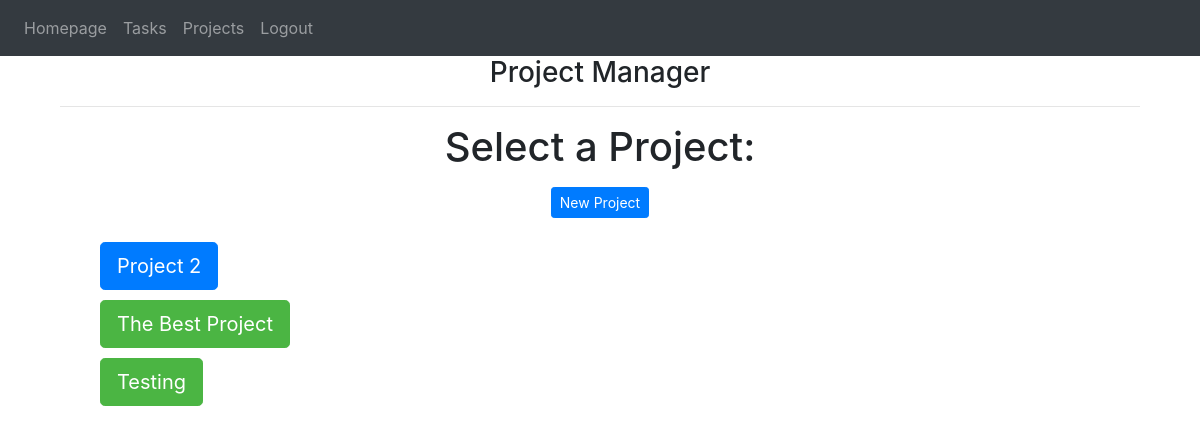
/projectmanager (signed in), run on an earlier commit of the app's database.
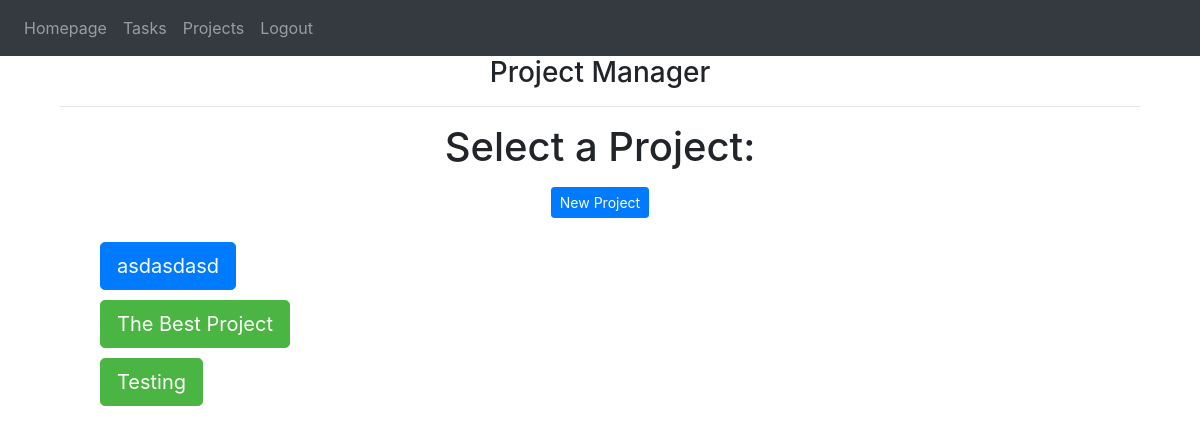
And on a later commit of the database.
### website/models.py (models this page shows)
class Project(db.Model):
    id = db.Column(db.Integer, primary_key=True)
    name = db.Column(db.String(120))
    start_date = db.Column(db.DateTime(timezone=True), default=func.now)
    deadline = db.Column(db.DateTime(timezone=True), default=func.now)
    description = db.Column(db.String(9999))
    users = db.relationship('User', secondary='project_user_association', back_populates='projects')
    is_default = db.Column(db.Boolean, default=False)
    completed = db.Column(db.Boolean, default=False)
    tasks = db.relationship('Task', backref='project', cascade='all, delete-orphan', lazy=True)

### website/auth.py (the view)
@auth.route('/projectmanager')
@login_required
def projectManager():
    projects = Project.query.filter(Project.users.any(id=current_user.id), ~Project.is_default).all()
    print(projects)
    return render_template("projectManager.html", user=current_user, projects=projects)

### website/__init__.py (called while the page is built)
def create_app(testing=False):
    app = Flask(__name__)
    app.config['SECRET_KEY'] = 'abcd'
    app.config['SQLALCHEMY_DATABASE_URI'] = f'sqlite:///{DB_NAME}'
    if testing:
        app.config['SQLALCHEMY_DATABASE_URI'] = f'sqlite:///{TEST_DB_NAME}'
    db.init_app(app)
    from .views import views
    from .auth import auth
    app.register_blueprint(views, url_prefix='/')
    app.register_blueprint(auth, url_prefix='/')
    from .models import User, Task, Project
    with app.app_context():
        db.create_all()
    login_manager = LoginManager()
    login_manager.login_view = 'auth.login'
    login_manager.init_app(app)
    @login_manager.user_loader
    def load_user(id):
        return User.query.get(int(id))
    return app

### website/templates/projectManager.html (shortened to what this page needs)
{% extends "base.html" %}
{% block content %}
<h3 align="center">Project Manager</h3>
<div class="container">
    <hr>
    {% if not projects %}
        <h1 align="center"> You have no Projects</h1>
    {% else %}
        <h1 align="center"> Select a Project: </h1>
    {% endif %}
    <a align="center" class="nav-item nav-link" href="{{ url_for('auth.new_project') }}">
        <button type="button" class="btn btn-primary btn-sm">New Project</button>
    </a>
    <ul style="list-style-type: none">
        {% for prj in projects %}
        <li>
            <button type="button" class="btn btn-primary btn-lg project-button {% if prj.completed %}project-completed{% endif %}"
                    data-name="{{ prj.name }}"
                    data-info="{{ prj.description }}"
                    data-id="{{ prj.id }}"
                    data-completed="{{ prj.completed }}">
                {{ prj.name }}
            </button>
        </li>
        {% endfor %}
    </ul>
</div>
</body>
</html>
{% endblock %}

What changed in the data, as far as the page shows it:
changed Project: name "Project 2" → "asdasdasd"
